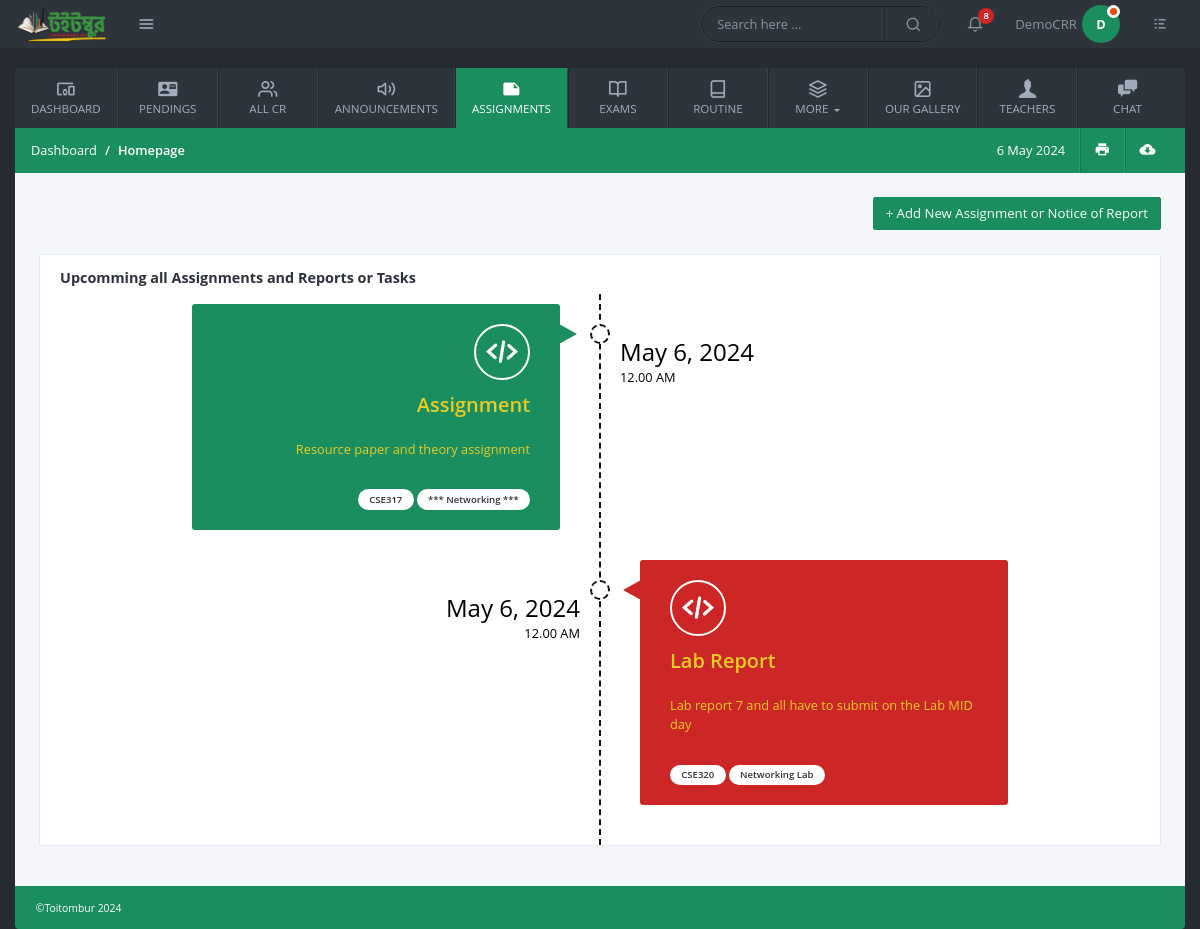
The page /all-assignments/ (signed in) on the database its author committed.
### users/models.py (models this page shows, shortened)
class User(AbstractBaseUser, PermissionsMixin):
    email = models. EmailField (unique=True, null=False)
    is_staff = models.BooleanField(
        gettext_lazy('I am staff'),
        default=False,
    help_text = gettext_lazy('If the user is admin stuff of this site then can see admin panel')
    )
    is_active = models.BooleanField(
        gettext_lazy('account active'),
        default=True,
        help_text=gettext_lazy('A user should be treated as active. Admin can unselect this instead of deleting accounts')
    )
    ROLE_CHOICES = (
        ('admin', 'admin'),
        ('student', 'student'),
        ('teacher', 'teacher'),
        ('cr', 'cr'),
    )
    role = models.CharField(
        max_length=20,
        choices=ROLE_CHOICES,
        default='admin',
    )
    USERNAME_FIELD = 'email'
    objects = MyCustomManager()

class CommonProfileModel(models.Model):
    uid = models.UUIDField(primary_key=True, default= uuid.uuid4, editable=False)
    account = models.OneToOneField(Profile, on_delete=models.CASCADE)
    created_at = models.DateTimeField(auto_now_add=True)
    updated_at = models.DateTimeField(auto_now=True)
    personal_id = models.CharField(unique=True, max_length=150)
    gender = models.CharField( max_length=50, choices=GENDERS, blank=True,null=True)
    image = models.FileField(upload_to="Profile_Pictures", null=True, blank=True)
    class Meta:
        abstract = True

class Student(CommonProfileModel):
    name = models.CharField(max_length=350)
    intake = models.ForeignKey(Intakes, on_delete=models.CASCADE)
    section = models.ForeignKey(Sections, on_delete=models.CASCADE)
    department = models.ForeignKey(Departments, on_delete=models.CASCADE)
    shift = models.CharField(max_length=50, choices= [("Day","day"), ("Evening", "evening")])
    is_class_cr = models.BooleanField(default=False)
    contact_number = models.PositiveIntegerField(null=True, blank=True)
    facebook_profile = models.CharField( max_length=500, null=True, blank=True)

### common/models.py (models this page shows, shortened)
class CommonBaseModel(models.Model):
    uid = models.UUIDField(primary_key=True, default= uuid.uuid4, editable=False)
    created_at = models.DateTimeField(auto_now_add=True)
    updated_at = models.DateTimeField(auto_now=True)

class Assignments(CommonBaseModel):
    types = models.CharField(max_length=50, choices=TYPES, default='assignment')
    course_code = models.CharField( max_length=8)
    course_title = models.CharField( max_length=100)
    assignment_title = models.CharField(max_length=150)
    detail = models.TextField()
    date = models.DateField( auto_now=False, auto_now_add=False, null=True, blank=True)
    intake = models.ForeignKey(Intakes, on_delete=models.CASCADE, null=True, blank=True)
    department = models.ForeignKey(Departments, on_delete=models.CASCADE, null=True, blank=True)
    section = models.ForeignKey(Sections, on_delete=models.CASCADE, null=True, blank=True)

### common/extra_code.py (the view)
        def warper_function(request, *args, **kwargs):
            profile = request.user.profile
            if profile.details_filled:
                if profile.is_approved:
                    if request.user.role in allowed_role:
                        return view_function(request, *args, **kwargs)
                    else:
                        return HttpResponse("WHO ARE YOU ? Not authorized person.")
                else:
                    return render(request,"pages/waiting.html")
            else:
                return redirect("last_step_of_register")

### common/extra_code.py (called while the page is built)
def allowed_users(allowed_role = []):
    def normal_function(view_function):
        def warper_function(request, *args, **kwargs):
            profile = request.user.profile
            if profile.details_filled:
                if profile.is_approved:
                    if request.user.role in allowed_role:
                        return view_function(request, *args, **kwargs)
                    else:
                        return HttpResponse("WHO ARE YOU ? Not authorized person.")
                else:
                    return render(request,"pages/waiting.html")
            else:
                return redirect("last_step_of_register")
        return warper_function
    return normal_function

### common/views.py (called while the page is built)
@login_required()
@allowed_users(allowed_role=['student', 'cr'])
def assignments(request):
    student = request.user.profile.student
    intake = student.intake
    section = student.section
    depart = student.department
    all_assignments = Assignments.objects.filter(
        intake = intake,
        department = depart,
        section = section,
        date__gte = timezone.now()
    ).order_by("date")[:5]
    context = {
        "assignments":all_assignments,
    }
    return render(request, "pages/assignments.html", context)

### templates/pages/assignments.html (shortened to what this page needs)
{% extends "base/base.html" %}
{% load static %}
{% block content %}
<div class="row gutters">
    <div class="col-xl-12 col-lg-12 col-md-12 col-sm-12 col-12">
        {% if user.role == 'cr' %}
        <div class="text-right mb-4">
            <a href="{% url "add_assign" %}" class="btn btn-primary" >+ Add New Assignment or Notice of Report</a>
        </div>
        {% endif %}
    </div>
    <div class="col-xl-12 col-lg-12 col-md-12 col-sm-12 col-12">
        <div class="card">
            <div class="card-header">
                <div class="card-title">Upcomming all Assignments and Reports or Tasks</div>
            </div>
            <div class="row gutters justify-content-center">
                <div class="col-xl-9 col-lg-9 col-md-10 col-sm-12">
                    <div class="timeline">
                        {% for assign in assignments %}
                        <div class="timeline-row">
                        <a href="{% url "view_assign" assign.uid %}">
                                <div class="timeline-time">
                                    {{assign.date}}<small>12.00 AM</small>
                                </div>
                                <div class="timeline-content">
                                    <i class="icon-code"></i>
                                    <h4>{{assign.get_types_display}}</h4>
                                    <p>
                                        {{assign.assignment_title}}
                                    </p>
                                    <div class="">
                                        <span class="badge badge-pill badge-white">{{assign.course_code}}</span>
                                        <span class="badge badge-pill badge-white">{{assign.course_title}}</span>
                                    </div>
                                </div>
                            </a>
                        </div>
                        {% endfor %}
                    </div>
                </div>
            </div>
        </div>
    </div>
</div>
{% endblock content %}

### templates/base/base.html (shortened to what this page needs)
{% load static %}
<!doctype html>
<html lang="en">
	<head>
		<link rel="stylesheet" href="{% static "css/bootstrap.min.css" %}">
		<link rel="stylesheet" href="{% static "fonts/style.css" %}">
		<link rel="stylesheet" href="{% static "css/main.css" %}">
		<link rel="stylesheet" href="{% static "vendor/daterange/daterange.css" %}">
	</head>
	<body>
		<header class="header">
			<div class="logo-wrapper">
				<a href="{% url "homepage" %}" class="logo">
					<img src="{% static "img/toitombur.png" %}" alt="Dashboard" />
				</a>
				<a href="#" class="quick-links-btn" data-toggle="tooltip" data-placement="right" title="" data-original-title="Quick Links">
					<i class="icon-menu1"></i>
				</a>
			</div>
			<div class="header-items">
				<div class="custom-search">
					<input type="text" class="search-query" placeholder="Search here ...">
					<i class="icon-search1"></i>
				</div>
				<ul class="header-actions">
					<li class="dropdown">
						<a href="#" id="notifications" data-toggle="dropdown" aria-haspopup="true">
							<i class="icon-bell"></i>
							<span class="count-label">8</span>
						</a>
					</li>
					<li class="dropdown">
						<a href="#" id="userSettings" class="user-settings" data-toggle="dropdown" aria-haspopup="true">
							{% if user.role == "student" or user.role == "cr" %}
							<span class="user-name">{{user.profile.student.name}}</span>
							<span class="avatar"> {{ user.profile.student.name|slice:"0:1" }}<span class="status busy"></span></span>
							{% elif user.role == "teacher" %}
							<span class="user-name">{{user.profile.teacher.name}}</span>
							<span class="avatar"> {{ user.profile.teacher.name|slice:"0:1" }}<span class="status busy"></span></span>
							{% endif %}
						</a>
					</li>
					<li>
						<a href="#" class="quick-settings-btn" data-toggle="tooltip" data-placement="left" title="" data-original-title="Quick Settings">
							<i class="icon-list"></i>
						</a>
					</li>
				</ul>
			</div>
		</header>
		<div class="container-fluid">
			{% url "pendings" as p1x %}
			{% url "add_routine" as r1x %}
			<nav class="navbar navbar-expand-lg custom-navbar">
				<div class="collapse navbar-collapse" id="KamlaActiveNavbar">
					<ul class="navbar-nav">
						<li class="nav-item ">
							<a class="nav-link {% if request.path == '/' %}active-page{% endif %}" href="{% url "homepage" %}">
							  <i class="icon-devices_other nav-icon"></i>
							  Dashboard
							</a>
						  </li>
						  {% if user.role == 'admin' or user.role == 'cr' %}
						  <li class="nav-item">
							<a class="nav-link {% if request.path == p1x %}active-page{% endif %}" href="{% url "pendings" %}">
							  <i class="icon-contact_mail nav-icon"></i>
							  Pendings
							</a>
						  </li>
						  {% endif %}
						<li class="nav-item">
							<a class="nav-link {% if request.path == '/all-cr-of-each-intakes/' %}active-page{% endif %} " href="{% url "all_cr" %}" >
								<i class="icon-users nav-icon"></i>
								All CR
							</a>
						</li>
						<li class="nav-item">
							<a class="nav-link {% if request.path == '/all-announcements/' %}active-page{% endif %}" href="{% url "all_announcement" %}" >
								<i class="icon-volume-2 nav-icon"></i>
								Announcements
							</a>
						</li>
						<li class="nav-item">
							<a class="nav-link {% if request.path == '/all-assignments/' %}active-page{% endif %}" href="{% url "assignments" %}" >
								<i class="icon-note nav-icon"></i>
								Assignments
							</a>
						</li>
						<li class="nav-item">
							<a class="nav-link {% if request.path == '/exams/' %}active-page{% endif %}" href="{% url "exams" %}" >
								<i class="icon-book-open nav-icon"></i>
								Exams
							</a>
						</li>
						<li class="nav-item">
							<a class="nav-link {% if request.path == r1x %}active-page{% endif %}" href="{% url "add_routine" %}">
							  <i class="icon-book nav-icon"></i>
							  Routine
							</a>
						</li>
						<li class="nav-item dropdown">
							<a class="nav-link dropdown-toggle" href="#" id="dashboardsDropdown" role="button" data-toggle="dropdown" aria-haspopup="true" aria-expanded="false">
								<i class="icon-layers2 nav-icon"></i>
								More
							</a>
						</li>
						<li class="nav-item">
							<a class="nav-link" href="#" >
								<i class="icon-image nav-icon"></i>
								Our Gallery
							</a>
						</li>
						<li class="nav-item">
							<a class="nav-link" href="#" >
								<i class="icon-user nav-icon"></i>
								Teachers
							</a>
						</li>
						<li class="nav-item">
							<a class="nav-link" href="{% url "chat_view" %}" >
								<i class="icon-chat nav-icon"></i>
								Chat
							</a>
						</li>
					</ul>
				</div>
			</nav>
			<div class="main-container">
				<div class="page-header">
					<ol class="breadcrumb">
						<li class="breadcrumb-item">Dashboard</li>
						<li class="breadcrumb-item active">Homepage</li>
					</ol>
					<ul class="app-actions">
						<li>
							<a href="#" id="">
								<icon id="currentDate"></icon>
							</a>
						</li>
						<li>
							<a href="#" data-toggle="tooltip" data-placement="top" title="" data-original-title="Print">
								<i class="icon-print"></i>
							</a>
						</li>
						<li>
							<a href="#" data-toggle="tooltip" data-placement="top" title="" data-original-title="Download CSV">
								<i class="icon-cloud_download"></i>
							</a>
						</li>
					</ul>
				</div>
				<div class="content-wrapper">
					{% block content %}{% endblock content %}
				</div>
			</div>
			<footer class="main-footer">©Toitombur 2024</footer>
		</div>
	</body>
</html>

### rows shown on the page
User: profile.student.name "DemoCRR", profile.student.name "D"
Assignments: date "May 6, 2024", types "Assignment", assignment_title "Resource paper and theory assignment", course_code "CSE317", course_title "*** Networking ***"
Assignments: date "May 6, 2024", types "Lab Report", assignment_title "Lab report 7 and all have to submit on the Lab MID day", course_code "CSE320", course_title "Networking Lab"
